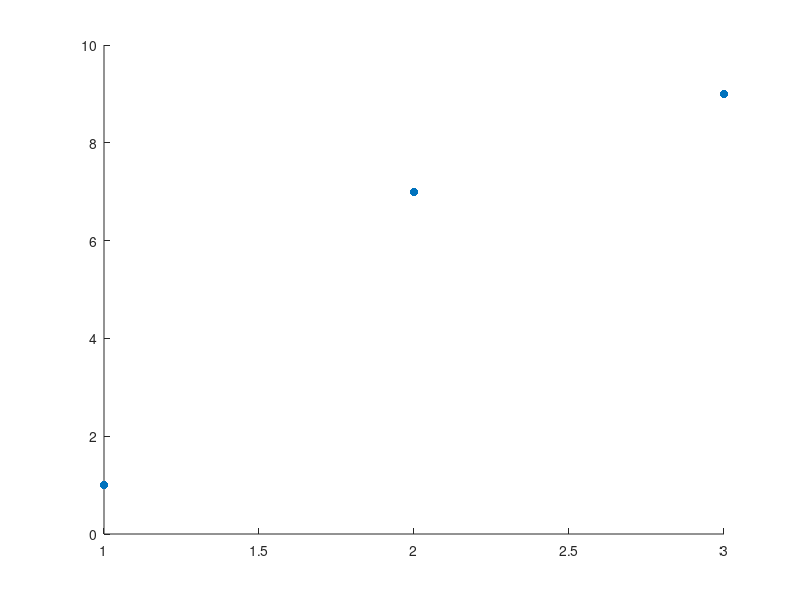

This chart was generated by the following MATLAB code: (Note: this script raises an error after producing the figure.)
function [  ] = Untitled()
%UNTITLED Summary of this function goes here
%   Detailed explanation goes here

% Get a set of points in 3 dimensions

CP = ...
    [
    1   2   3;
    1   7   9;
    1   9   12;
    ]

A = ...
    [
    1     1     1     1     1     1;
    4    14    49     2     7     1;
    9    27    81     3     9     1;
    ];

b = ...
    [
    1
    9
    12
    ];

% Plot the points
figure()
hold on
X = CP(1,:)
Y = CP(2,:)
Z = CP(3,:)
scatter3(X,Y,Z,'filled')
hold off

% Fit a polynomial curve
coef = pinv(transpose(A)*A)*transpose(A)*b

x = sym('x')
y = sym('y')
mypoly = -0.0616 - 0.2614*x + 0.1662*y +0.2787*x*x + 0.5544*x*y + 0.3237*y*y;

x_array = meshgrid(0:10,0:10)'
y_array = meshgrid(0:10,0:10)


for i = 0:1:10
    for j = 0:1:10
        z_array(i+1,j+1) = subs(mypoly,{x,y},{i,j});
    end
end

z_array

plot3(x_array,y_array,z_array)

end

